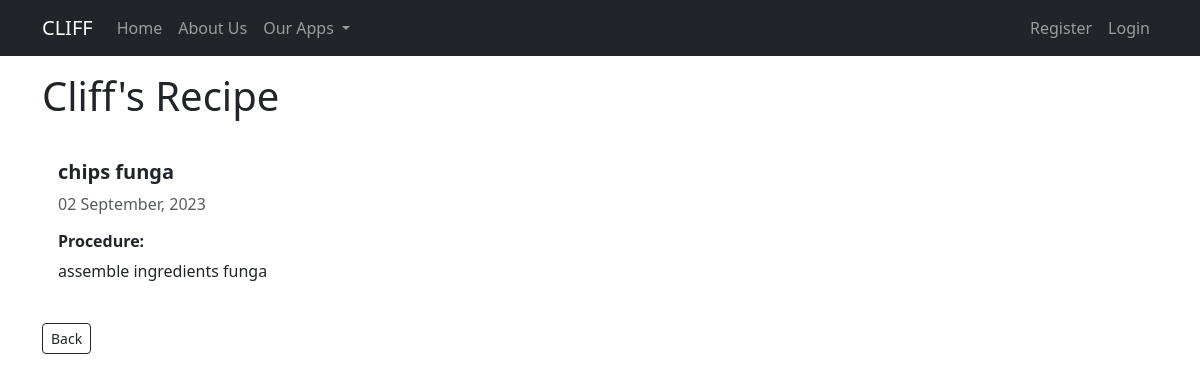
Page /recipe/10/ on the committed database.
### recipes/models.py (models this page shows, shortened)
class Recipe(models.Model):
    title = models.CharField(max_length=100)
    procedure = models.TextField(max_length=100)
    author = models.ForeignKey(User, on_delete = models.SET_DEFAULT, blank=True, default='none')
    created_at = models.DateTimeField(auto_now_add=True)
    updated_at = models.DateTimeField(auto_now=True)

### recipes/views.py (the view)
# urls.py: path('recipe/<int:pk>/', views.RecipeDetailView.as_view(), name="recipes-detail"),
class RecipeDetailView(DetailView):
    model = models.Recipe

### recipes/templates/recipes/recipe_detail.html
{% extends 'base.html' %}
{% block content %}
    <h1>{{ object.author|capfirst }}'s Recipe </h1>
        <div class="card my-4" style="width: 100%; border: none">
            <div class="card-body">
                <div class="d-inline">
                    <h5 class="card-title"><strong>{{ object.title }}</strong></h5>
                    <p class="text-body-secondary">{{ object.created_at|date:"d F, Y" }}</p>
                </div>
                 <h6><strong> Procedure: </strong></h6>
                <p class="card-text">{{ object.procedure }}</p>
            </div>
        </div>
        {% if object.author == user or user.is_staff %}
            <div class="col-4">
                <a class="btn btn-info btn-sm" href="{% url 'recipes-update' object.id %}">Update</a>
                <a class="btn btn-default btn-sm" href="{% url 'recipes' %}">Back</a>
            </div>
        {% else %}
            <div class="col-4">
                <a class="btn btn-outline-dark btn-sm" href="{% url 'recipes' %}">Back</a>
            </div>
        {% endif %}
{% endblock %}

### rows in the picture
Recipe: author "Cliff", title "chips funga", created_at "02 September, 2023", procedure "assemble ingredients funga"
